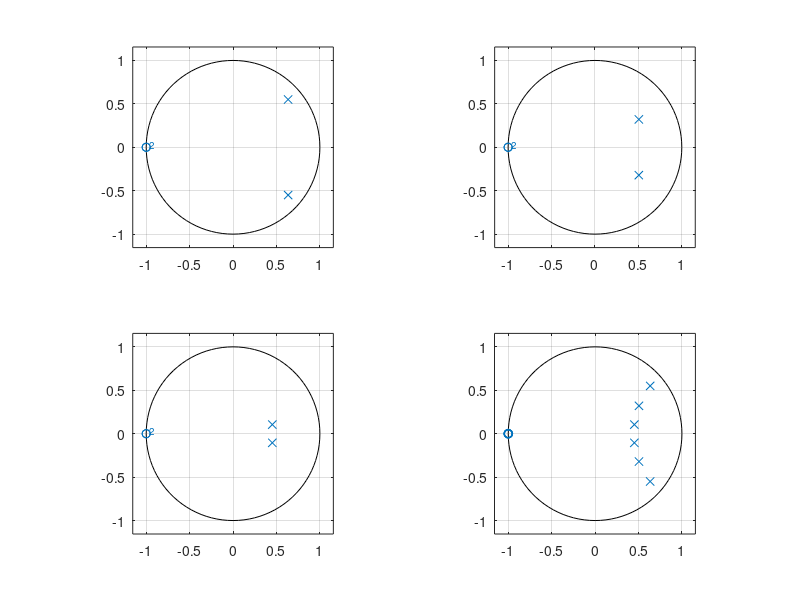
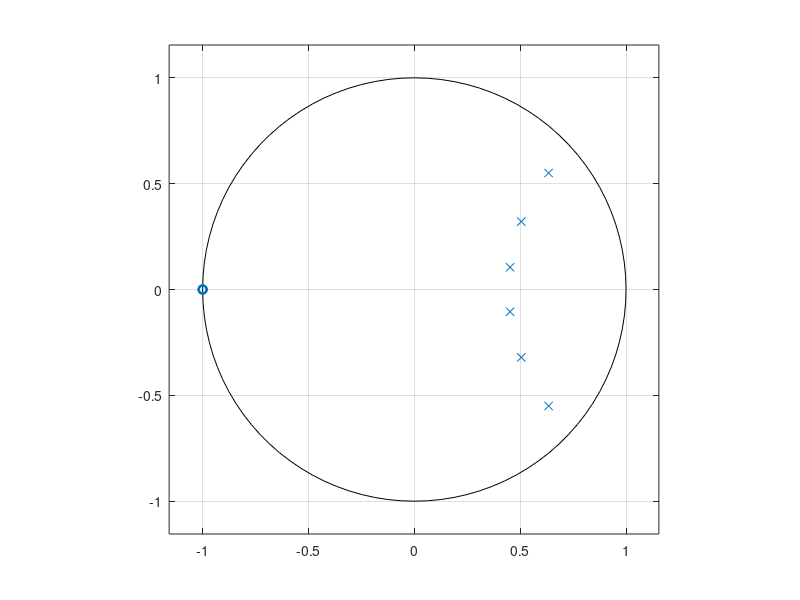

Source code (MATLAB) for these figures, in order:
b1=[.0007378,2*0.0007378,0.0007378]
a1=[1,-1.2686,0.7051]
b2=[1,2,1]
a2=[1,-1.0106,0.3583]
b3=[1,2,1]
a3=[1,-0.9044,0.2155]

subplot(2,2,1)
zplane(b1,a1)
subplot(2,2,2)
zplane(b2,a2)
subplot(2,2,3)
zplane(b3,a3)

sos=[b1,a1;b2,a2;b3,a3]
[b,a]=sos2tf(sos)
subplot(2,2,4)
zplane(b,a)


% L4_3b convolution method
figure(2);
b = conv(b1, conv(b2, b3));
a = conv(a1, conv(a2, a3));
zplane(b, a);
